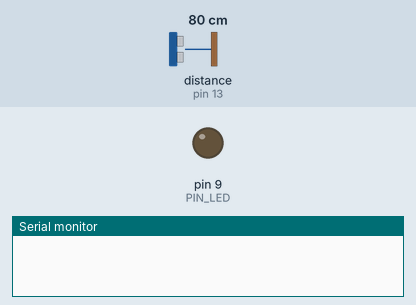
Bench run of a sketch on a simulated Arduino Uno, built with avr-gcc and run on an emulated ATmega328P. Parts: output pins drawn as LEDs (lit = HIGH), the last lines printed to the serial monitor. Wiring (inferred from the names in the program): ultrasonic range finder: trigger pin 12; echo pin 13. Dashed ring = blinking. The test bench sets the inputs (shaded band); at power-on: distance to the obstacle (sensor on pin 13) 80 cm. The echo pulse lasts 58.3 µs per cm; pins used as bus, display or sensor lines are not drawn.

Above: at 0.06 s.
At 1.2 s:
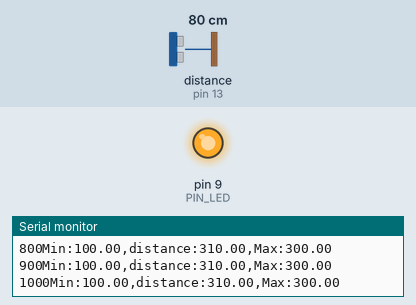
1.3 s: distance to the obstacle (sensor on pin 13) set to 18 cm
At 2.57 s:
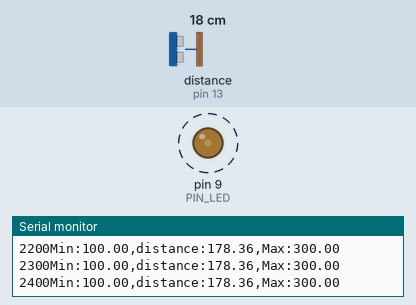
4.3 s: distance to the obstacle (sensor on pin 13) set to 2 cm
Timing chart, 0 to 7.3 s (numbered marks = the images above; inputs shaded):
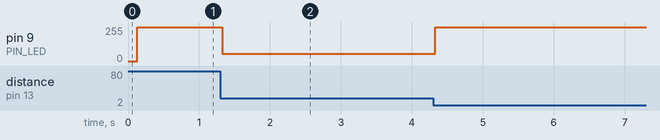

The sketch:

08_example_2.ino
```cpp
// Arduino pin assignment
#define PIN_LED  9
#define PIN_TRIG 12   // sonar sensor TRIGGER
#define PIN_ECHO 13   // sonar sensor ECHO

// configurable parameters
#define SND_VEL 346.0     // sound velocity at 24 celsius degree (unit: m/sec)
#define INTERVAL 100      // sampling interval (unit: msec)
#define PULSE_DURATION 10 // ultra-sound Pulse Duration (unit: usec)
#define _DIST_MIN 100.0   // minimum distance to be measured (unit: mm)
#define _DIST_MAX 300.0   // maximum distance to be measured (unit: mm)

#define TIMEOUT ((INTERVAL / 2) * 1000.0) // maximum echo waiting time (unit: usec)
#define SCALE (0.001 * 0.5 * SND_VEL) // coefficent to convert duration to distance

unsigned long last_sampling_time;   // unit: msec

float bright;

void setup() {
  // initialize GPIO pins
  pinMode(PIN_LED, OUTPUT);
  pinMode(PIN_TRIG, OUTPUT);  // sonar TRIGGER
  pinMode(PIN_ECHO, INPUT);   // sonar ECHO
  digitalWrite(PIN_TRIG, LOW);  // turn-off Sonar

  // initialize serial port
  Serial.begin(57600);
}

void loop() {
  float distance;

  // wait until next sampling time.
  // millis() returns the number of milliseconds since the program started.
  //    will overflow after 50 days.
  if (millis() < (last_sampling_time + INTERVAL))
    return;

  distance = USS_measure(PIN_TRIG, PIN_ECHO); // read distance

  if ((distance == 0.0) || (distance > _DIST_MAX)) {
      distance = _DIST_MAX + 10.0;    // Set Higher Value
//      digitalWrite(PIN_LED, 1);       // LED OFF
  } else if (distance < _DIST_MIN) {
      distance = _DIST_MIN - 10.0;    // Set Lower Value
//      digitalWrite(PIN_LED, 1);       // LED OFF
  } else {    // In desired Range
//      digitalWrite(PIN_LED, 0);       // LED ON
  }

  // output the distance to the serial port
  Serial.print(last_sampling_time);
  Serial.print("Min:");        Serial.print(_DIST_MIN);
  Serial.print(",distance:");  Serial.print(distance);
  Serial.print(",Max:");       Serial.print(_DIST_MAX);
  Serial.println("");

  // do something here
  delay(25); // Assume that it takes 50ms to do something.  25

  // update last sampling time
  last_sampling_time += INTERVAL;

  if (distance < 200) {
    bright = (distance - 100) * -255 / 100 + 255;
  }
  else if (distance >= 200) {
    bright = (distance - 200) * 255 / 100;
  }
  if (bright < 0) {bright = 0;}
  if (bright > 255) {bright = 255;}
  analogWrite(PIN_LED, bright);
}

// get a distance reading from USS. return value is in millimeter.
float USS_measure(int TRIG, int ECHO)
{
  digitalWrite(TRIG, HIGH);
  delayMicroseconds(PULSE_DURATION);
  digitalWrite(TRIG, LOW);

  return pulseIn(ECHO, HIGH, TIMEOUT) * SCALE; // unit: mm

  // Pulse duration to distance conversion example (target distance = 17.3m)
  // - pulseIn(ECHO, HIGH, timeout) returns microseconds (음파의 왕복 시간)
  // - 편도 거리 = (pulseIn() / 1,000,000) * SND_VEL / 2 (미터 단위)
  //   mm 단위로 하려면 * 1,000이 필요 ==>  SCALE = 0.001 * 0.5 * SND_VEL
  //
  // - 예, pusseIn()이 100,000 이면 (= 0.1초, 왕복 거리 34.6m)
  //        = 100,000 micro*sec * 0.001 milli/micro * 0.5 * 346 meter/sec
  //        = 100,000 * 0.001 * 0.5 * 346
  //        = 17,300 mm  ==> 17.3m
}
```

Measured:
- after the input at 1.3 s, pin 9 (PIN_LED): alternates 55/255 for 0.40 s and 54/255 for 0.10 s, starting at once
